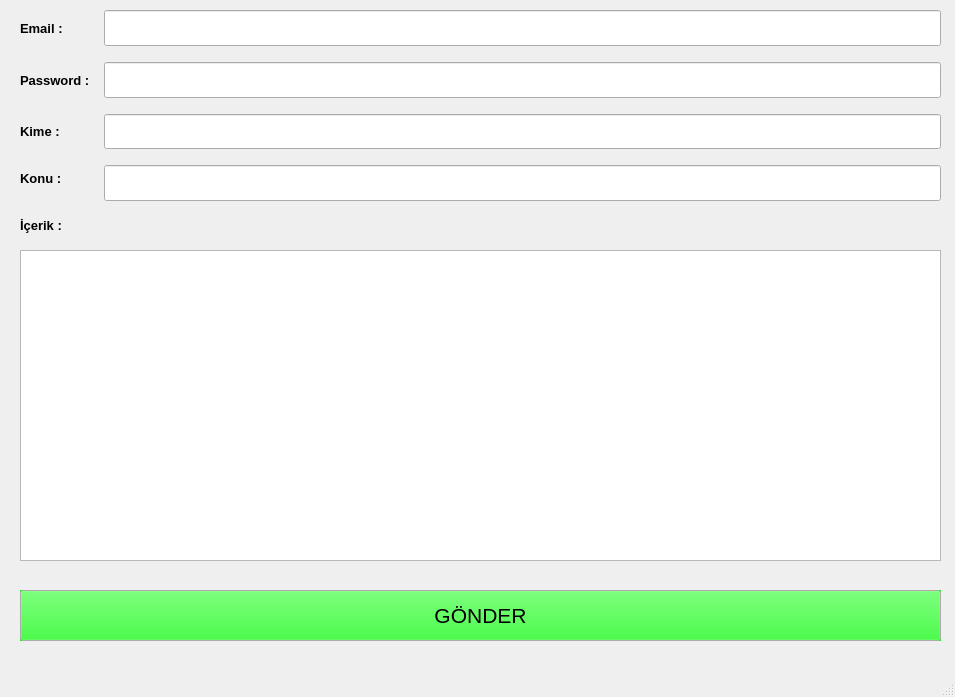
<?xml version="1.0" encoding="UTF-8"?>
<ui version="4.0">
 <class>MainWindow</class>
 <widget class="QMainWindow" name="MainWindow">
  <property name="geometry">
   <rect>
    <x>0</x>
    <y>0</y>
    <width>955</width>
    <height>697</height>
   </rect>
  </property>
  <property name="palette">
   <palette>
    <active>
     <colorrole role="Button">
      <brush brushstyle="SolidPattern">
       <color alpha="255">
        <red>11</red>
        <green>240</green>
        <blue>11</blue>
       </color>
      </brush>
     </colorrole>
    </active>
    <inactive>
     <colorrole role="Button">
      <brush brushstyle="SolidPattern">
       <color alpha="255">
        <red>11</red>
        <green>240</green>
        <blue>11</blue>
       </color>
      </brush>
     </colorrole>
    </inactive>
    <disabled>
     <colorrole role="Button">
      <brush brushstyle="SolidPattern">
       <color alpha="255">
        <red>11</red>
        <green>240</green>
        <blue>11</blue>
       </color>
      </brush>
     </colorrole>
    </disabled>
   </palette>
  </property>
  <property name="windowTitle">
   <string>MainWindow</string>
  </property>
  <widget class="QWidget" name="centralwidget">
   <widget class="QLabel" name="lbl_6">
    <property name="geometry">
     <rect>
      <x>20</x>
      <y>210</y>
      <width>61</width>
      <height>31</height>
     </rect>
    </property>
    <property name="font">
     <font>
      <family>Arial</family>
      <pointsize>10</pointsize>
      <weight>75</weight>
      <bold>true</bold>
     </font>
    </property>
    <property name="text">
     <string>İçerik :</string>
    </property>
   </widget>
   <widget class="QPushButton" name="sendMail_btn">
    <property name="geometry">
     <rect>
      <x>20</x>
      <y>590</y>
      <width>921</width>
      <height>51</height>
     </rect>
    </property>
    <property name="font">
     <font>
      <family>Arial</family>
      <pointsize>16</pointsize>
      <weight>50</weight>
      <bold>false</bold>
     </font>
    </property>
    <property name="statusTip">
     <string>Yeni mail göndermek için tıklayınız (Bilgileri eksiksiz girdiğinizden emin olunuz)</string>
    </property>
    <property name="autoFillBackground">
     <bool>true</bool>
    </property>
    <property name="text">
     <string>GÖNDER</string>
    </property>
   </widget>
   <widget class="QWidget" name="layoutWidget">
    <property name="geometry">
     <rect>
      <x>20</x>
      <y>10</y>
      <width>921</width>
      <height>191</height>
     </rect>
    </property>
    <layout class="QFormLayout" name="formLayout">
     <property name="sizeConstraint">
      <enum>QLayout::SetMinAndMaxSize</enum>
     </property>
     <property name="fieldGrowthPolicy">
      <enum>QFormLayout::ExpandingFieldsGrow</enum>
     </property>
     <property name="rowWrapPolicy">
      <enum>QFormLayout::WrapLongRows</enum>
     </property>
     <property name="horizontalSpacing">
      <number>14</number>
     </property>
     <property name="verticalSpacing">
      <number>16</number>
     </property>
     <property name="rightMargin">
      <number>0</number>
     </property>
     <property name="bottomMargin">
      <number>0</number>
     </property>
     <item row="0" column="0">
      <widget class="QLabel" name="lbl_1">
       <property name="sizePolicy">
        <sizepolicy hsizetype="Expanding" vsizetype="Expanding">
         <horstretch>0</horstretch>
         <verstretch>0</verstretch>
        </sizepolicy>
       </property>
       <property name="font">
        <font>
         <family>Arial</family>
         <pointsize>10</pointsize>
         <weight>75</weight>
         <bold>true</bold>
        </font>
       </property>
       <property name="text">
        <string>Email :</string>
       </property>
      </widget>
     </item>
     <item row="0" column="1">
      <widget class="QLineEdit" name="senderMail_txt">
       <property name="sizePolicy">
        <sizepolicy hsizetype="Expanding" vsizetype="Expanding">
         <horstretch>0</horstretch>
         <verstretch>1</verstretch>
        </sizepolicy>
       </property>
       <property name="font">
        <font>
         <family>Arial</family>
         <pointsize>10</pointsize>
        </font>
       </property>
       <property name="text">
        <string/>
       </property>
      </widget>
     </item>
     <item row="1" column="0">
      <widget class="QLabel" name="lbl_2">
       <property name="sizePolicy">
        <sizepolicy hsizetype="Expanding" vsizetype="Expanding">
         <horstretch>0</horstretch>
         <verstretch>0</verstretch>
        </sizepolicy>
       </property>
       <property name="font">
        <font>
         <family>Arial</family>
         <pointsize>10</pointsize>
         <weight>75</weight>
         <bold>true</bold>
        </font>
       </property>
       <property name="text">
        <string>Password :</string>
       </property>
      </widget>
     </item>
     <item row="1" column="1">
      <widget class="QLineEdit" name="senderPassword_txt">
       <property name="sizePolicy">
        <sizepolicy hsizetype="Expanding" vsizetype="Expanding">
         <horstretch>0</horstretch>
         <verstretch>1</verstretch>
        </sizepolicy>
       </property>
       <property name="font">
        <font>
         <family>Arial</family>
         <pointsize>10</pointsize>
        </font>
       </property>
       <property name="text">
        <string/>
       </property>
      </widget>
     </item>
     <item row="2" column="0">
      <widget class="QLabel" name="lbl_4">
       <property name="sizePolicy">
        <sizepolicy hsizetype="Expanding" vsizetype="Expanding">
         <horstretch>0</horstretch>
         <verstretch>0</verstretch>
        </sizepolicy>
       </property>
       <property name="minimumSize">
        <size>
         <width>0</width>
         <height>0</height>
        </size>
       </property>
       <property name="sizeIncrement">
        <size>
         <width>0</width>
         <height>0</height>
        </size>
       </property>
       <property name="font">
        <font>
         <family>Arial</family>
         <pointsize>10</pointsize>
         <weight>75</weight>
         <bold>true</bold>
        </font>
       </property>
       <property name="text">
        <string>Kime :</string>
       </property>
       <property name="scaledContents">
        <bool>false</bool>
       </property>
       <property name="alignment">
        <set>Qt::AlignLeading|Qt::AlignLeft|Qt::AlignVCenter</set>
       </property>
      </widget>
     </item>
     <item row="2" column="1">
      <widget class="QLineEdit" name="reciver_txt">
       <property name="sizePolicy">
        <sizepolicy hsizetype="Expanding" vsizetype="Expanding">
         <horstretch>0</horstretch>
         <verstretch>1</verstretch>
        </sizepolicy>
       </property>
       <property name="font">
        <font>
         <family>Arial</family>
         <pointsize>10</pointsize>
        </font>
       </property>
      </widget>
     </item>
     <item row="3" column="0">
      <widget class="QLabel" name="lbl_5">
       <property name="font">
        <font>
         <family>Arial</family>
         <pointsize>10</pointsize>
         <weight>75</weight>
         <bold>true</bold>
        </font>
       </property>
       <property name="text">
        <string>Konu :</string>
       </property>
      </widget>
     </item>
     <item row="3" column="1">
      <widget class="QLineEdit" name="subject_txt">
       <property name="sizePolicy">
        <sizepolicy hsizetype="Expanding" vsizetype="Expanding">
         <horstretch>0</horstretch>
         <verstretch>1</verstretch>
        </sizepolicy>
       </property>
       <property name="font">
        <font>
         <family>Arial</family>
         <pointsize>10</pointsize>
        </font>
       </property>
       <property name="alignment">
        <set>Qt::AlignLeading|Qt::AlignLeft|Qt::AlignVCenter</set>
       </property>
      </widget>
     </item>
    </layout>
   </widget>
   <widget class="QPlainTextEdit" name="content_txt">
    <property name="geometry">
     <rect>
      <x>20</x>
      <y>250</y>
      <width>921</width>
      <height>311</height>
     </rect>
    </property>
   </widget>
  </widget>
  <widget class="QMenuBar" name="menubar">
   <property name="geometry">
    <rect>
     <x>0</x>
     <y>0</y>
     <width>955</width>
     <height>26</height>
    </rect>
   </property>
  </widget>
  <widget class="QStatusBar" name="statusbar"/>
 </widget>
 <tabstops>
  <tabstop>senderMail_txt</tabstop>
  <tabstop>senderPassword_txt</tabstop>
  <tabstop>reciver_txt</tabstop>
  <tabstop>subject_txt</tabstop>
  <tabstop>sendMail_btn</tabstop>
 </tabstops>
 <resources/>
 <connections/>
</ui>
